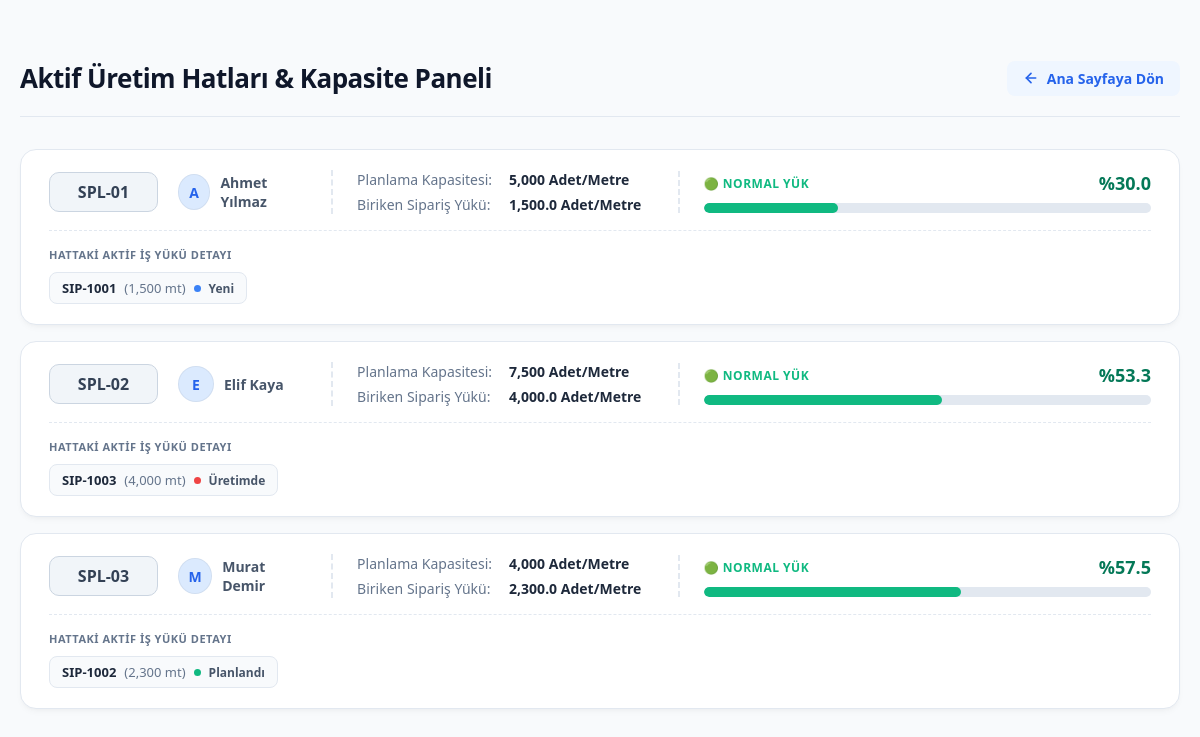
The app's page /lines, older data.
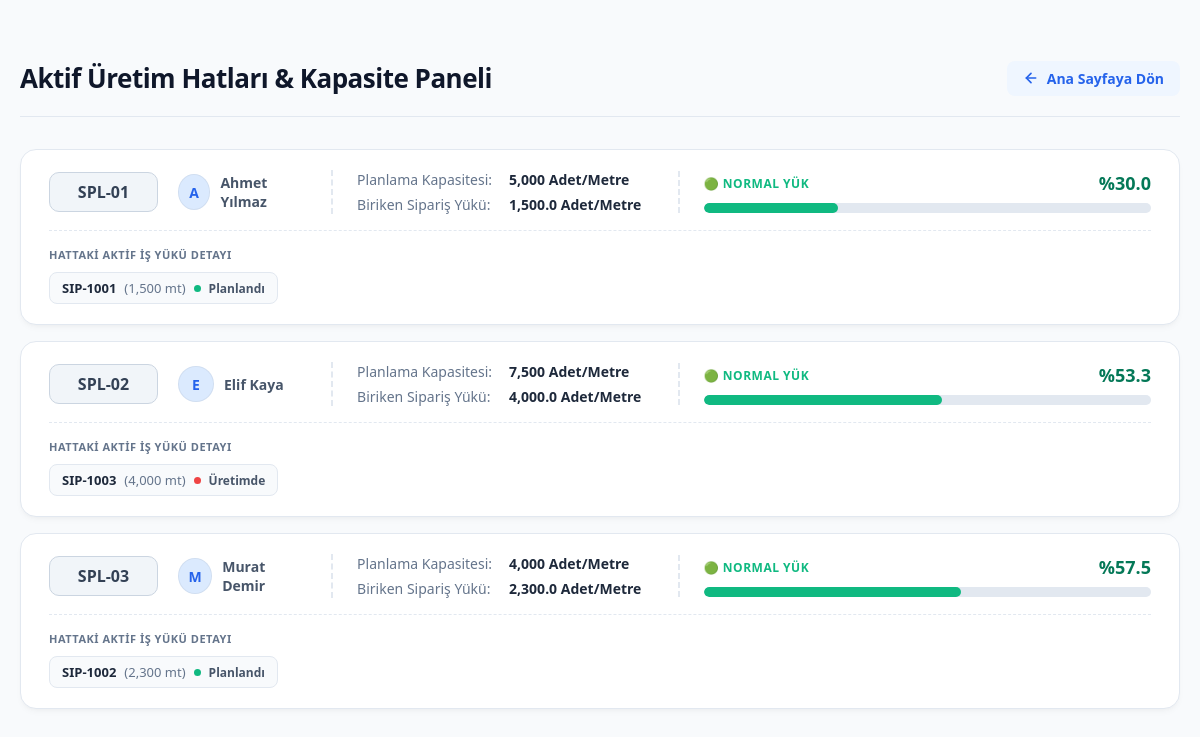
The same page, newer data.
### app/models.py (models this page shows)
class Order(Base):
    __tablename__ = "orders"
    id: Mapped[int] = mapped_column(
        primary_key=True,
        index=True,
    )
    order_no: Mapped[str] = mapped_column(
        String(50),
        unique=False,
        nullable=False,
        index=True,
    )
    item_no: Mapped[str] = mapped_column(
        String(50),
        nullable=False,
        index=True,
    )
    customer_name: Mapped[str] = mapped_column(
        String(150),
        nullable=False,
    )
    product_id: Mapped[int | None] = mapped_column(
        ForeignKey("products.id"),
        nullable=True,
    )
    quantity: Mapped[float | None] = mapped_column(
        Float,
        nullable=True,
    )
    width: Mapped[float | None] = mapped_column(
        Float,
        nullable=True,
    )
    grammage: Mapped[float | None] = mapped_column(
        Float,
        nullable=True,
    )
    market_type: Mapped[str] = mapped_column(
        String(50),
        default="Yurtiçi",
        nullable=False,
    )
    sales_rep: Mapped[str | None] = mapped_column(
        String(100),
        nullable=True,
    )
    unit_price: Mapped[float] = mapped_column(
        Float,
        default=0.0,
        nullable=False,
    )
    currency: Mapped[str] = mapped_column(
        String(20),
        default="TRY",
        nullable=False,
    )
    production_line: Mapped[str | None] = mapped_column(
        String(50),
        nullable=True,
    )
    priority: Mapped[str] = mapped_column(
        String(50),
        default="Orta",
        nullable=False,
    )
    status: Mapped[str] = mapped_column(
        String(50),
        default="Yeni",
        nullable=False,
    )
    estimated_delivery_date: Mapped[date | None] = mapped_column(
        Date,
        nullable=True,
    )
    actual_delivery_date: Mapped[date | None] = mapped_column(
        Date,
        nullable=True,
    )
    completion_date: Mapped[date | None] = mapped_column(
        Date,
        nullable=True,
    )
    product = relationship("Product", back_populates="orders")

### app/main.py (the view)
@app.get(
    "/lines",
    response_class=HTMLResponse,
)
def get_production_lines(request: Request):
    db = SessionLocal()
    try:
        lines = db.query(models.ProductionLine).all()
        for line in lines:
            active_load = (
                db.query(func.sum(models.Order.quantity))
                .filter(
                    models.Order.production_line == line.line_name,
                    models.Order.status.in_(
                        ["Yeni", "Planlandı", "Üretimde"]
                    )
                )
                .scalar()
            )
            active_load = active_load or 0
            if line.capacity and line.capacity > 0:
                occupancy_rate = (
                    active_load / line.capacity
                ) * 100
            else:
                occupancy_rate = 0
            line.active_load = active_load
            line.occupancy_rate = round(occupancy_rate, 1)
            active_orders = db.query(models.Order).filter(
                models.Order.production_line == line.line_name,
                models.Order.status.in_(["Yeni", "Planlandı", "Üretimde"])
            ).all()
            line.active_orders = active_orders
    finally:
        db.close()
    return templates.TemplateResponse(
        request=request,
        name="lines.html",
        context={
            "title": "Üretim Hatları - Üretim Asistanım",
            "lines": lines,
        },
    )

### app/templates/lines.html (shortened to what the changed rows need)
<!DOCTYPE html>
<html lang="tr">
<head>
</head>
<body>
    <div class="container">
        <div class="header">
            <h1>Aktif Üretim Hatları & Kapasite Paneli</h1>
        </div>
        <div class="lines-grid">
            {% if lines %}
                {% for line in lines %}
                    {% set color_class = "bg-green" %}
                    {% if line.occupancy_rate > 90 %}
                        {% set color_class = "bg-red" %}
                    {% elif line.occupancy_rate >= 75 %}
                        {% set color_class = "bg-orange" %}
                    {% endif %}
                    <div class="line-card">
                        <div class="line-card-main">
                            <div class="card-section section-operator">
                                <span class="line-badge">{{ line.line_name }}</span>
                                <div class="operator-info">
                                    <div class="avatar" style="background-color: {% if color_class == 'bg-red' %}#fee2e2{% elif color_class == 'bg-orange' %}#fef3c7{% else %}#dbeafe{% endif %}; color: {% if color_class == 'bg-red' %}#ef4444{% elif color_class == 'bg-orange' %}#d97706{% else %}#2563eb{% endif %};">
                                        {{ line.operator_name[0] if line.operator_name else '?' }}
                                    </div>
                                    <span class="operator-name">{{ line.operator_name or 'Atama Yapılmadı' }}</span>
                                </div>
                            </div>
                            <div class="card-section section-info">
                                <div class="info-row">
                                    <span class="info-label">Planlama Kapasitesi:</span>
                                    <span class="info-value">{{ "{:,}".format(line.capacity) if line.capacity else '-' }} Adet/Metre</span>
                                </div>
                                <div class="info-row">
                                    <span class="info-label">Biriken Sipariş Yükü:</span>
                                    <span class="info-value">{{ "{:,.1f}".format(line.active_load) }} Adet/Metre</span>
                                </div>
                            </div>
                            <div class="card-section section-progress">
                                <div class="progress-title-row">
                                    <span class="progress-label" style="color: {% if color_class == 'bg-red' %}#ef4444{% elif color_class == 'bg-orange' %}#d97706{% else %}#10b981{% endif %};">
                                        {% if color_class == 'bg-red' %}🔴 AŞIRI YÜKLÜ
                                        {% elif color_class == 'bg-orange' %}🟡 YOĞUN YÜKLÜ
                                        {% else %}🟢 NORMAL YÜK
                                        {% endif %}
                                    </span>
                                    <span class="progress-percent" style="color: {% if color_class == 'bg-red' %}#b91c1c{% elif color_class == 'bg-orange' %}#b45309{% else %}#047857{% endif %};">
                                        %{{ line.occupancy_rate }}
                                    </span>
                                </div>
                                <div class="progress-container">
                                    <div class="progress-bar {{ color_class }}" style="width: {{ [line.occupancy_rate, 100] | min }}%;"></div>
                                </div>
                            </div>
                        </div>
                        <div style="margin-top: 16px; border-top: 1px dashed #e2e8f0; padding-top: 16px; width: 100%;">
                            <div style="font-size: 11px; font-weight: 800; color: #64748b; letter-spacing: 0.5px; text-transform: uppercase; margin-bottom: 10px;">
                                Hattaki Aktif İş Yükü Detayı
                            </div>
                            {% if line.active_orders %}
                                <div style="display: flex; flex-wrap: wrap; gap: 10px;">
                                    {% for o in line.active_orders %}
                                        {% set dot_color = "#3b82f6" %}
                                        {% if o.status == 'Planlandı' %}
                                            {% set dot_color = "#10b981" %}
                                        {% elif o.status == 'Üretimde' %}
                                            {% set dot_color = "#ef4444" %}
                                        {% endif %}
                                        <div style="background-color: #f8fafc; border: 1px solid #e2e8f0; padding: 6px 12px; border-radius: 8px; font-size: 13px; display: inline-flex; align-items: center; gap: 8px; color: #334155;">
                                            <span style="font-weight: 700; color: #1e293b;">{{ o.order_no }}</span>
                                            <span style="color: #64748b;">({{ "{:,.0f}".format(o.quantity) }} mt)</span>
                                            <span style="width: 7px; height: 7px; border-radius: 50%; background-color: {{ dot_color }}; display: inline-block;"></span>
                                            <span style="font-weight: 600; font-size: 12px; color: #475569;">{{ o.status }}</span>
                                        </div>
                                    {% endfor %}
                                </div>
                            {% else %}
                                <div style="font-size: 13px; color: #94a3b8; font-style: italic;">
                                    Hatta atanmış aktif sipariş bulunmamaktadır.
                                </div>
                            {% endif %}
                        </div>
                    </div>
                {% endfor %}
            {% else %}
                <div style="text-align: center; color: #94a3b8; padding: 40px; background: white; border-radius: 16px; border: 1px solid #e2e8f0;">
                    Kayıtlı üretim hattı bulunamadı.
                </div>
            {% endif %}
        </div>
    </div>
</body>
</html>

Row changes from the older to the newer data that the page shows:
changed Order "SIP-1001": status "Yeni" → "Planlandı"
